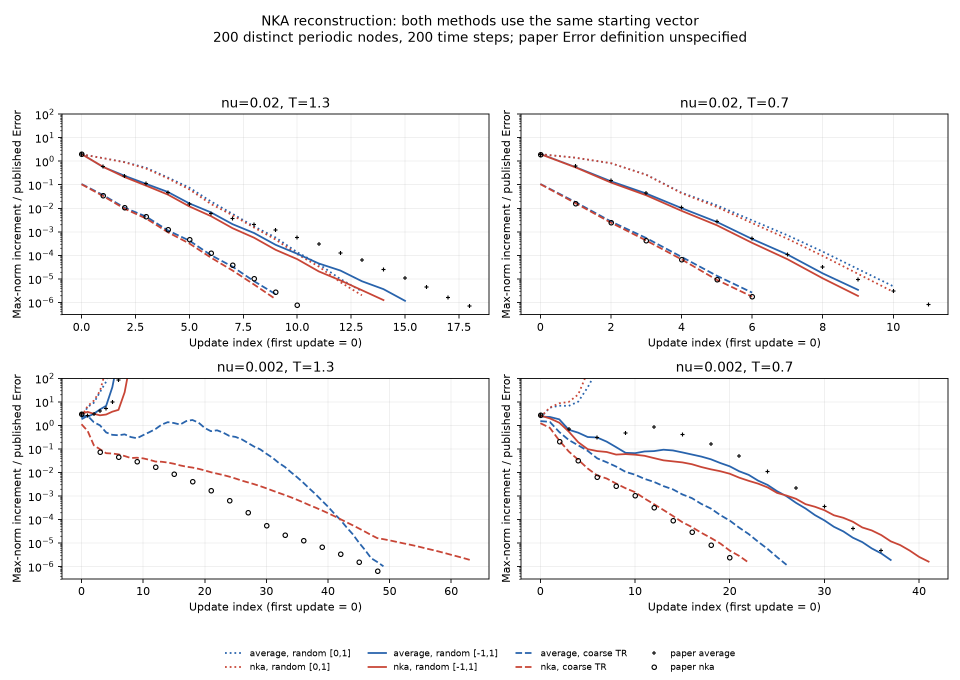
#> input picture docs/figures/nka_reconstruction_2026-11-11.png, 1920 x 1360 px, given in place of nka_reconstruction_2026-11-11.png-000.png, which was not available (shown at 1/2 size)
$ python calibrate_parula.py ../docs/figures/nka_reconstruction_2026-11-11.png out.png
#> lines starting #> are read from the running program, lines starting #| are printed output that depends on the picture; long printed decimals are rounded
### actapint/section2.py
"""Section 2 of the paper: model problems linking the parabolic and hyperbolic world.

Reproduces Figures 2.1-2.4, that is 24 space-time solution panels, from the
upstream scripts ``Solution_Heat_ADE.m``, ``Solution_Bergers.m``,
``Solution_Wave.m`` and the source term ``g.m``.

Section 2 carries no convergence tables; its evidence is entirely the shape of
the space-time solutions, so the panel layout, axis orientation and colour
scaling are matched to the published figures and the per-panel scalars are
written to JSON for machine-readable comparison.
"""

from __future__ import annotations

import json
from dataclasses import dataclass, field
from pathlib import Path

import matplotlib.pyplot as plt
import numpy as np
from scipy import sparse
from scipy.sparse.linalg import splu

from .colormaps import parula
from .operators import (
    dirichlet_first_derivative,
    dirichlet_negative_laplacian,
    neumann_first_derivative,
    neumann_negative_laplacian,
    periodic_first_derivative,
    periodic_negative_laplacian,
)
from .plotting import save_figure

# Source term (2.4): four Gaussian heating events in the middle of the domain.
SOURCE_AMPLITUDE = 10.0
SOURCE_SHARPNESS = 200.0
SOURCE_TIMES = (0.1, 0.6, 1.35, 1.85)
SOURCE_CENTRE = 0.5

# Oscillating initial condition u0(x) = sin^2(8*pi*(1-x)^2) used by the
# zero-source panels 2.1(d), 2.2(d,h), 2.3(d,h) and 2.4(d).
IC_FREQUENCY = 8.0

# Coefficient of the Burgers flux.  Equation (2.6) and ``Solution_Bergers.m``
# both state 0.5, but the published panels of Figure 2.3 are only reproduced with
# 1.0; see docs/SECTION2_REPRODUCTION.md for the evidence.  The default therefore
# matches the figures rather than the printed equation.
BURGERS_FLUX_COEFFICIENT = 1.0
BURGERS_FLUX_COEFFICIENT_UPSTREAM = 0.5

T_FINAL = 3.0


def source_term(nodes, t, sharpness=SOURCE_SHARPNESS):
    """Evaluate g(x, t) of equation (2.4) on ``nodes``.

    Equation (2.4) is a sum of isotropic Gaussians, which factors into a fixed
    spatial envelope times a sum of pulses in time.  ``sharpness`` is the sigma
    of that equation: Section 2 uses 200, while Section 3 uses 1000 for a
    low-regularity solution and 5 for a smooth one.
    """
    envelope = SOURCE_AMPLITUDE * np.exp(-sharpness * (nodes - SOURCE_CENTRE) ** 2)
    pulses = sum(np.exp(-sharpness * (t - centre) ** 2) for centre in SOURCE_TIMES)
    return envelope * pulses


def initial_condition(nodes):
    """Evaluate u0(x) = sin^2(8*pi*(1-x)^2)."""
    return np.sin(IC_FREQUENCY * np.pi * (1.0 - nodes) ** 2) ** 2


def _grid(dt):
    """Upstream scripts always tie dx to dt and sample the closed interval."""
    dx = dt
    x = np.arange(0.0, 1.0 + 0.5 * dx, dx)
    steps = int(round(T_FINAL / dt))
    t = np.arange(steps + 1) * dt
    return x, dx, t, steps


def _node_view(x, boundary_condition):
    """Return the unknowns carried by the scheme for a boundary condition.

    Dirichlet eliminates both end points.  Neumann and periodic keep every
    sampled node, so the periodic grid inherits the upstream quirk of carrying
    both x=0 and x=1 as separate unknowns.
    """
    if boundary_condition == "dirichlet":
        return x[1:-1], slice(1, -1)
    return x, slice(None)


@dataclass
class PanelResult:
    """One space-time solution panel together with its scalar diagnostics."""

    label: str
    title: str
    x: np.ndarray
    t: np.ndarray
    u: np.ndarray
    parameters: dict = field(default_factory=dict)
    diagnostics: dict = field(default_factory=dict)

    # [15 lines left out: function metrics, not called in this run]


# --------------------------------------------------------------------------
# Heat equation (2.3) and advection-diffusion equation (2.5)
# --------------------------------------------------------------------------


def solve_heat_ade(
    *,
    nu,
    advection,
    boundary_condition,
    with_source,
    dt=1e-3,
):
    """Solve u_t + a u_x - nu u_xx = g on (0,1) x (0,T].

    Mirrors ``Solution_Heat_ADE.m``: the Dirichlet and periodic branches use
    IMEX Euler with implicit diffusion and explicit advection, while the Neumann
    branch uses the trapezoidal rule on the full operator.  ``advection=0``
    together with ``nu=1`` is the heat equation of Figure 2.1.
    """
    x, dx, t, steps = _grid(dt)
    nodes, interior = _node_view(x, boundary_condition)
    n = nodes.size

    if boundary_condition == "dirichlet":
        d1 = dirichlet_first_derivative(n, dx, advection)
        laplacian = -dirichlet_negative_laplacian(n, dx, nu)
        scheme = "imex-euler"
    elif boundary_condition == "periodic":
        d1 = periodic_first_derivative(n, dx, advection)
        laplacian = -periodic_negative_laplacian(n, dx, nu)
        scheme = "imex-euler"
    elif boundary_condition == "neumann":
        d1 = neumann_first_derivative(n, dx, advection)
        laplacian = -neumann_negative_laplacian(n, dx, nu, corner=1.0)
        scheme = "trapezoidal"
    else:
        raise ValueError(f"unknown boundary condition: {boundary_condition}")

    eye = sparse.eye(n, format="csc")
    u = np.zeros((x.size, steps + 1))
    if not with_source:
        u[:, 0] = initial_condition(x)

    if scheme == "imex-euler":
        solve = splu((eye - dt * laplacian).tocsc())
        for k in range(steps):
            state = u[interior, k]
            rhs = state - dt * (d1 @ state)
            if with_source:
                rhs = rhs + dt * source_term(nodes, t[k + 1])
            u[interior, k + 1] = solve.solve(rhs)
    else:
        operator = laplacian - d1
        solve = splu((eye - 0.5 * dt * operator).tocsc())
        explicit = (eye + 0.5 * dt * operator).tocsr()
        for k in range(steps):
            rhs = explicit @ u[interior, k]
            if with_source:
                rhs = rhs + 0.5 * dt * (
                    source_term(nodes, t[k]) + source_term(nodes, t[k + 1])
                )
            u[interior, k + 1] = solve.solve(rhs)

    return x, t, u, {"scheme": scheme, "dt": dt, "dx": dx, "nu": nu,
                     "advection": advection, "boundary_condition": boundary_condition,
                     "source": bool(with_source)}


# --------------------------------------------------------------------------
# Viscous Burgers equation (2.6)
# --------------------------------------------------------------------------


# [141 lines left out: functions solve_burgers, solve_wave, not called in this run]


# --------------------------------------------------------------------------
# Panel specifications taken from the published figure captions and titles
# --------------------------------------------------------------------------

_BC_TITLE = {
    "dirichlet": "Dirichlet BCs",
    "neumann": "Neumann BCs",
    "periodic": "Periodic BCs",
}

FIGURE_2_1 = [
    ("a", {"boundary_condition": "dirichlet", "with_source": True}),
    ("b", {"boundary_condition": "neumann", "with_source": True}),
    ("c", {"boundary_condition": "periodic", "with_source": True}),
    ("d", {"boundary_condition": "periodic", "with_source": False}),
]

FIGURE_2_2 = [
    ("a", {"boundary_condition": "dirichlet", "with_source": True, "nu": 1.0}),
    ("b", {"boundary_condition": "dirichlet", "with_source": True, "nu": 1e-2}),
    ("c", {"boundary_condition": "dirichlet", "with_source": True, "nu": 5e-4}),
    ("d", {"boundary_condition": "dirichlet", "with_source": False, "nu": 5e-4}),
    ("e", {"boundary_condition": "periodic", "with_source": True, "nu": 1.0}),
    ("f", {"boundary_condition": "periodic", "with_source": True, "nu": 1e-2}),
    ("g", {"boundary_condition": "periodic", "with_source": True, "nu": 5e-4}),
    ("h", {"boundary_condition": "periodic", "with_source": False, "nu": 5e-4}),
]

FIGURE_2_3 = FIGURE_2_2

FIGURE_2_4 = [
    ("a", {"boundary_condition": "dirichlet", "with_source": True}),
    ("b", {"boundary_condition": "neumann", "with_source": True}),
    ("c", {"boundary_condition": "periodic", "with_source": True}),
    ("d", {"boundary_condition": "periodic", "with_source": False}),
]


# [172 lines left out: functions _panel, _plot_panels, _write, _finish, run_figure_2_1, run_figure_2_2 and 3 more, not called in this run]

### actapint/operators.py
from __future__ import annotations

import numpy as np
from scipy import sparse


def periodic_first_derivative(n: int, dx: float, scale: float = 1.0):
    e = np.ones(n)
    a = sparse.diags((-e, e), (-1, 1), shape=(n, n), format="lil")
    a[0, -1] = -1.0
    a[-1, 0] = 1.0
    return (scale / (2.0 * dx) * a).tocsr()


def periodic_negative_laplacian(n: int, dx: float, scale: float = 1.0):
    e = np.ones(n)
    a = sparse.diags((-e, 2.0 * e, -e), (-1, 0, 1), shape=(n, n), format="lil")
    a[0, -1] = -1.0
    a[-1, 0] = -1.0
    return (scale / dx**2 * a).tocsr()


def dirichlet_first_derivative(n: int, dx: float, scale: float = 1.0):
    e = np.ones(n)
    return (scale * sparse.diags((-e, e), (-1, 1), shape=(n, n)) / (2.0 * dx)).tocsr()


def dirichlet_negative_laplacian(n: int, dx: float, scale: float = 1.0):
    e = np.ones(n)
    return (scale * sparse.diags((-e, 2.0 * e, -e), (-1, 0, 1), shape=(n, n)) / dx**2).tocsr()


def neumann_first_derivative(n: int, dx: float, scale: float = 1.0):
    """Centred first derivative with the one-sided rows used by the upstream scripts.

    The end rows come from eliminating a ghost node with a second-order
    reflection, which turns the stencil into (-4/3, 4/3)/(2*dx).
    """
    e = np.ones(n)
    a = sparse.diags((-e, e), (-1, 1), shape=(n, n), format="lil")
    a[0, 0], a[0, 1] = -4.0 / 3.0, 4.0 / 3.0
    a[-1, -2], a[-1, -1] = -4.0 / 3.0, 4.0 / 3.0
    return (scale / (2.0 * dx) * a).tocsr()


def neumann_negative_laplacian(
    n: int, dx: float, scale: float = 1.0, corner: float = 1.0
):
    """Negative Laplacian with reflected end rows.

    ``corner`` is the end-row diagonal that replaces the interior value 2.
    The upstream scripts are not consistent here: the heat and wave branches use
    a first-order reflection (``corner=1``) while the Burgers branch uses the
    second-order variant (``corner=2/3``), so the choice is left explicit.
    """
    e = np.ones(n)
    a = sparse.diags((-e, 2.0 * e, -e), (-1, 0, 1), shape=(n, n), format="lil")
    a[0, 0] = corner
    a[-1, -1] = corner
    return (scale / dx**2 * a).tocsr()


# [22 lines left out: functions linear_ade_operator, burgers_operators, not called in this run]

### actapint/plotting.py
"""Publication-oriented plotting helpers shared by all experiments."""

from __future__ import annotations

import re
from html import escape
from pathlib import Path

import matplotlib

matplotlib.use("Agg")
import matplotlib.pyplot as plt
from cycler import cycler


COLORS = {
    "navy": "#17324D",
    "blue": "#2F6BFF",
    "teal": "#0F8B8D",
    "amber": "#E09F3E",
    "rose": "#D1495B",
    "indigo": "#6D5BD0",
    "slate": "#52616B",
    "ink": "#17212B",
    "grid": "#D9E2EC",
    "paper": "#FFFFFF",
}

PALETTE = [
    COLORS["blue"],
    COLORS["teal"],
    COLORS["amber"],
    COLORS["rose"],
    COLORS["indigo"],
    COLORS["slate"],
]


def configure_plots() -> None:
    """Apply a deterministic style suitable for papers, slides, and web pages."""
    plt.rcParams.update(
        {
            "figure.dpi": 110,
            "savefig.dpi": 240,
            "figure.facecolor": COLORS["paper"],
            "savefig.facecolor": COLORS["paper"],
            "axes.facecolor": COLORS["paper"],
            "axes.edgecolor": "#9AA9B8",
            "axes.labelcolor": COLORS["ink"],
            "axes.titlecolor": COLORS["navy"],
            "axes.titleweight": "bold",
            "axes.titlesize": 12,
            "axes.labelsize": 10.5,
            "axes.prop_cycle": cycler(color=PALETTE),
            "font.family": "DejaVu Sans",
            "font.size": 10,
            "legend.frameon": True,
            "legend.framealpha": 0.96,
            "legend.edgecolor": COLORS["grid"],
            "legend.facecolor": COLORS["paper"],
            "lines.linewidth": 2.0,
            "lines.markersize": 5,
            "xtick.color": COLORS["slate"],
            "ytick.color": COLORS["slate"],
            "xtick.direction": "out",
            "ytick.direction": "out",
            "grid.color": COLORS["grid"],
            "grid.linewidth": 0.7,
            "grid.alpha": 0.72,
            "svg.fonttype": "none",
        }
    )


# [89 lines left out: functions style_axis, _figure_accessible_text, normalize_svg, save_figure, not called in this run]


configure_plots()

### scripts/calibrate_parula.py
#!/usr/bin/env python3
"""Calibrate the parula table against published panels using the reproduced fields.

``scripts/extract_parula.py`` recovers the palette *path* by sorting panel colours
by luminance, but its parameterization is only approximate because the sorted
samples carry noise.  This script fixes the parameterization: it solves panels
(a), (b) and (c) of Figure 2.1 on the paper's grid, maps every pixel of the
published rasters to a solution value, and reads off the colour MATLAB assigned.

Panels are pooled because ``mesh`` blends neighbouring colours inside one pixel,
which biases any single panel wherever its field is steep.  Panel (d) is a
constant field and is therefore held out as an independent check.

Usage::

    pdfimages -f 6 -l 6 -png paper.pdf /tmp/pg6
    python scripts/calibrate_parula.py /tmp/pg6 actapint/data/parula.csv
"""

from __future__ import annotations

import argparse
from pathlib import Path

import numpy as np
from matplotlib import image as mpimg

from actapint.section2 import solve_heat_ade

# The upstream heat script plots every second grid point in both directions.
PLOT_STRIDE = 2


def data_area(image, *, min_chroma=0.15, inset=3):
    """Bounding box of the coloured axes interior, excluding white margin and text."""
#> called with min_chroma = 0.15, inset = 3
    chroma = image.max(axis=2) - image.min(axis=2)
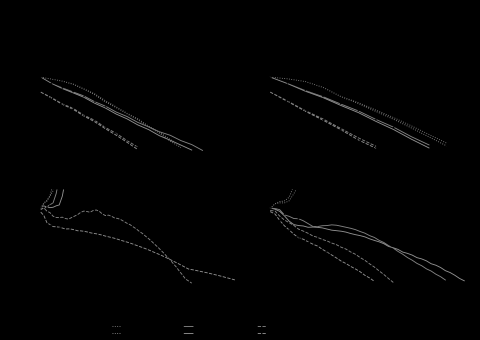
#> chroma: shape (1360, 1920) float32 (shown at 1/4 size); min 0, max 0.573, mean 0.00612
    rows = np.where((chroma > min_chroma).any(axis=1))[0]
#> rows = 681 values from 307 to 1335
    columns = np.where((chroma > min_chroma).any(axis=0))[0]
#> columns = 1554 values from 161 to 1859
    return (
        rows[0] + inset,
        rows[-1] - inset,
        columns[0] + inset,
        columns[-1] - inset,
    )


CALIBRATION_PANELS = (
    ("a", "dirichlet", "000"),
    ("b", "neumann", "004"),
    ("c", "periodic", "008"),
)
HOLDOUT_PANEL = ("d", "periodic", "012")


def panel_samples(panel_path, boundary_condition, *, with_source=True):
    """Pair every data pixel of a published panel with its solution value."""
    x, t, u, _ = solve_heat_ade(
        nu=1.0,
        advection=0.0,
        boundary_condition=boundary_condition,
        with_source=with_source,
    )
    field = u[::PLOT_STRIDE, ::PLOT_STRIDE]
    xs, ts = x[::PLOT_STRIDE], t[::PLOT_STRIDE]
    lo, hi = float(field.min()), float(field.max())

    image = mpimg.imread(panel_path)[..., :3]
    top, bottom, left, right = data_area(image)
#> top = 310; bottom = 1332; left = 164; right = 1856
    patch = image[top : bottom + 1, left : right + 1]
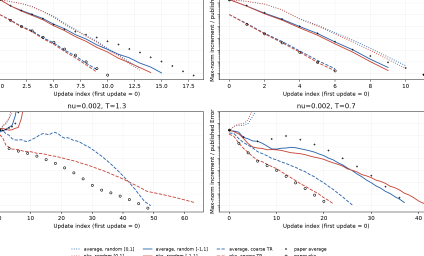
#> patch: shape (1023, 1693, 3) float32 (shown at 1/4 size); mean R, G, B 0.969, 0.966, 0.968
    height, width = patch.shape[:2]

    # Pixel centres map linearly onto the axes limits; t grows upwards.
    px = np.linspace(xs[0], xs[-1], width)
    pt = np.linspace(ts[-1], ts[0], height)
    column_index = np.clip(np.searchsorted(xs, px), 0, len(xs) - 1)
    row_index = np.clip(np.searchsorted(ts, pt), 0, len(ts) - 1)
    sampled = field[np.ix_(column_index, row_index)].T

    values = ((sampled - lo) / (hi - lo)).reshape(-1)
    colours = patch.reshape(-1, 3)
    # Drop achromatic pixels: axis decorations bleeding into the inset box.
    chroma = colours.max(axis=1) - colours.min(axis=1)
    keep = chroma > 0.15
    return values[keep], colours[keep], (lo, hi)


def calibrate(prefix, *, entries=256):
    values, colours = [], []
    for label, boundary_condition, index in CALIBRATION_PANELS:
        panel_values, panel_colours, (lo, hi) = panel_samples(
            f"{prefix}-{index}.png", boundary_condition
        )
#> lo = 0; hi = 0.178
        print(
            f"panel 2.1({label}) {boundary_condition:>9}: "
            f"{len(panel_values):>7} pixels, field range [{lo:.6f}, {hi:.6f}]"
        )
#| panel 2.1(a) dirichlet:   32869 pixels, field range [0, 0.1783]
        values.append(panel_values)
        colours.append(panel_colours)
#> pass 2 of the loop in calibrate, `for label, boundary_condition, index in CALIBRATION_PANELS:`:
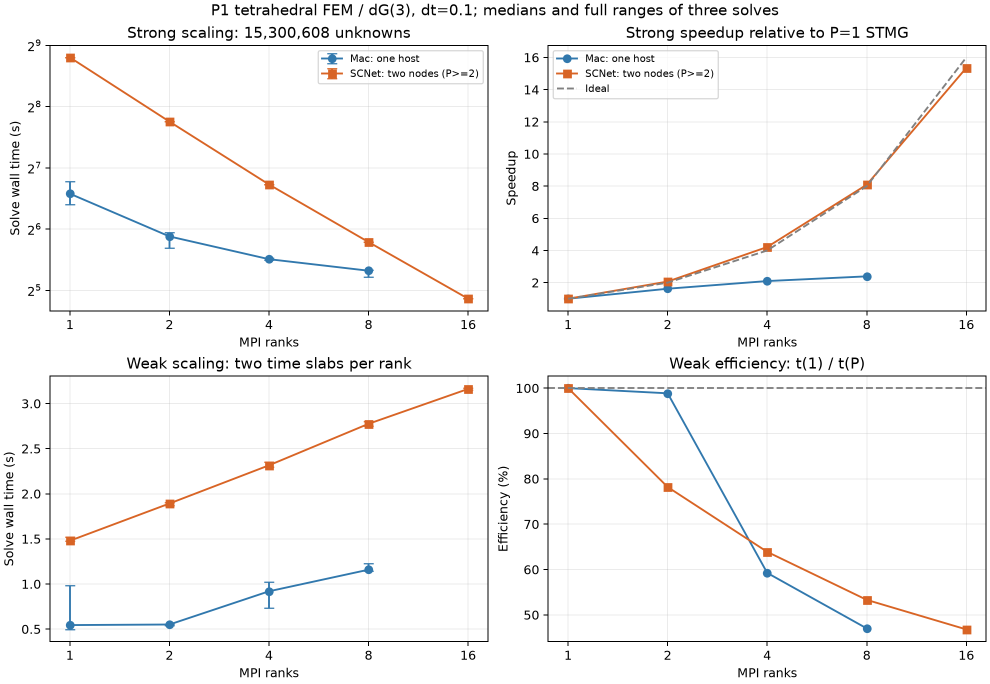
#> input picture docs/figures/stmg_scaling_2026-11-11.png, 1980 x 1368 px, given in place of nka_reconstruction_2026-11-11.png-004.png, which was not available (shown at 1/2 size)
#> image: shape (1368, 1980, 3) float32
#> in data_area (call 2), `chroma = image.max(axis=2) - image.min(axis=2)`:
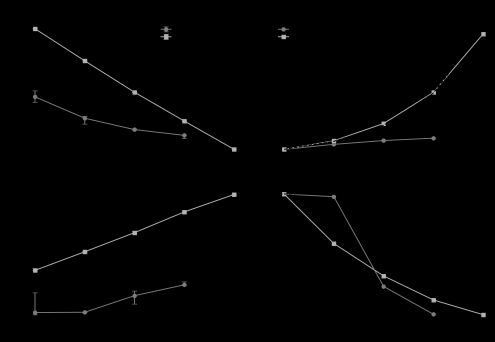
#> chroma: shape (1368, 1980) float32 (shown at 1/4 size); min 0, max 0.702, mean 0.00746
#> rows = 1002 values from 106 to 1268
#> columns = 1648 values from 130 to 1942
#> top = 109; bottom = 1265; left = 133; right = 1939
#> in panel_samples (call 2), `patch = image[top : bottom + 1, left : right + 1]`:
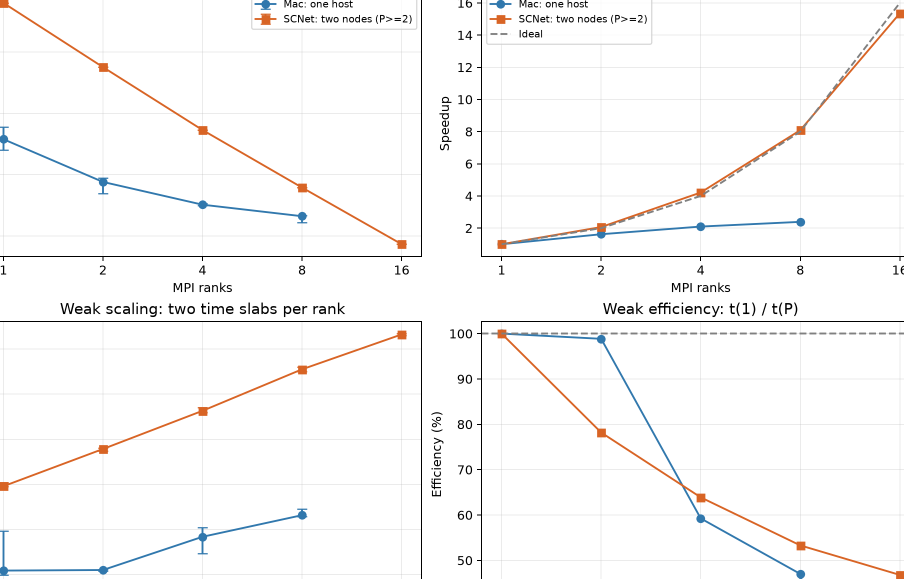
#> patch: shape (1157, 1807, 3) float32 (shown at 1/2 size); mean R, G, B 0.977, 0.974, 0.973
#> hi = 0.661
#| panel 2.1(b)   neumann:   36055 pixels, field range [0, 0.6611]
    values = np.concatenate(values)
    colours = np.concatenate(colours)

    bins = np.clip((values * entries).astype(int), 0, entries - 1)
    table = np.zeros((entries, 3))
    populated = np.zeros(entries, bool)
    for index in range(entries):
        members = colours[bins == index]
        if len(members) >= 5:
            table[index] = np.median(members, axis=0)
            populated[index] = True
#> after the loop, table = 256 rows, first 8: [0.784, 0.388, 0.522], [0.365, 0.424, 0.675], [0.565, 0.388, 0.675], [0.671, 0.388, 0.675], [0.784, 0.388, 0.522], [0.682, 0.388, 0.675], [0.784, 0.388, 0.631], [0.645, 0.388, 0.675]

    grid = np.arange(entries)
    for channel in range(3):
        table[:, channel] = np.interp(grid, grid[populated], table[populated, channel])
    print(f"calibrated bins: {populated.sum()}/{entries}")
#| calibrated bins: 247/256
    return table


def validate(table, prefix):
    """Panel 2.1(d) is uniform, so its colour pins one exact palette position."""
    label, boundary_condition, index = HOLDOUT_PANEL
    image = mpimg.imread(f"{prefix}-{index}.png")[..., :3]
    top, bottom, left, right = data_area(image)
    patch = image[top : bottom + 1, left : right + 1].reshape(-1, 3)
    unique, counts = np.unique(
        (patch * 255).round().astype(np.uint8), axis=0, return_counts=True
    )
    dominant = unique[np.argmax(counts)] / 255.0

    x, t, u, _ = solve_heat_ade(
        nu=1.0,
        advection=0.0,
        boundary_condition=boundary_condition,
        with_source=False,
    )
    field = u[::PLOT_STRIDE, ::PLOT_STRIDE]
    expected = (u[:, -1].mean() - field.min()) / (field.max() - field.min())
    recovered = float(np.argmin(np.linalg.norm(table - dominant, axis=1))) / (
        len(table) - 1
    )
    print(
        f"holdout 2.1({label}): expected position {expected:.4f}, "
        f"recovered {recovered:.4f}, error {abs(expected - recovered):.4f}"
    )
    return abs(expected - recovered)


def main():
    parser = argparse.ArgumentParser(description=__doc__)
    parser.add_argument("prefix", help="pdfimages prefix for page 6, e.g. /tmp/pg6")
    parser.add_argument("output", help="destination CSV")
    parser.add_argument("--entries", type=int, default=256)
    args = parser.parse_args()

    table = calibrate(args.prefix, entries=args.entries)
    destination = Path(args.output)
    destination.parent.mkdir(parents=True, exist_ok=True)
    np.savetxt(destination, table, fmt="%.6f", delimiter=",", header="r,g,b")
    print(f"wrote {len(table)} entries to {destination}")
#| wrote 256 entries to out.png
    print(f"endpoints {table[0].round(4)} -> {table[-1].round(4)}")
#| endpoints [0.7843 0.3882 0.5216] -> [0.8471 0.3922 0.1451]
    steps = np.linalg.norm(np.diff(table, axis=0), axis=1)
#> steps = 255 values, max 0.788 at index 170, min 0 at index 9, mean 0.198
    print(f"max step {steps.max():.4f}  median step {np.median(steps):.5f}")
#| max step 0.7885  median step 0.1373
    validate(table, args.prefix)


if __name__ == "__main__":
#> (the run stopped early here; a loop or call above may not have finished)
